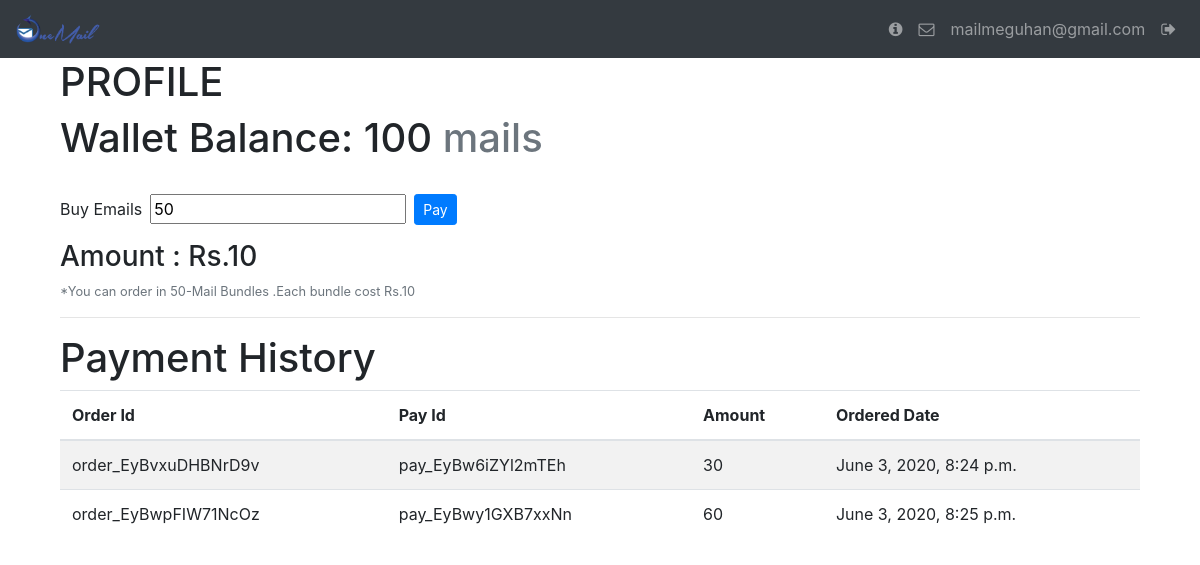
The page /profile (signed in) on the database its author committed.
### pages/models.py (models this page shows, shortened)
class Profile(models.Model):
    user = models.OneToOneField(User, on_delete=models.CASCADE)
    wallet=models.IntegerField(default=100,auto_created=True)
    temp_mail=models.IntegerField(default=0)
    temp_amnt=models.IntegerField(default=0)

class pay_hist(models.Model):
    user =models.CharField(max_length=500)
    order_id=models.CharField(max_length=25)
    pay_id=models.CharField(max_length=25)
    amnt=models.IntegerField(default=0)
    date_ordered=models.DateTimeField(auto_now_add=True)

### pages/views.py (the view, shortened to what this page needs)
# urls.py: path('profile',views.profile,name='profile'),
@login_required(redirect_field_name='login',login_url="/")
def profile(request):
    form_inp=rf()
    hist=ph.objects.filter(user=request.user.username)
    context={"form":form_inp,"hist":hist}
    return render(request,'profile.html',context)

### pages/forms.py
class rf(forms.Form):
    count=forms.IntegerField(
        min_value=50,
        initial=50,
        label="",
        widget=forms.NumberInput(
            attrs={
                "class":"mt-4 mr-2",
                "step":"50",
                "id":"order",
                "placeholder":'50'
            }
        )
    )

### templates/profile.html (shortened to what this page needs)
{% extends 'base.html' %}
{% load static %}
{% block content %}
<div class="container">
<h1>PROFILE</h1>
<h1>Wallet Balance: {{ user.profile.wallet }}<span class="text-secondary "> mails</span> </h1>
<div>
    <form method="POST" class="form-inline">
        <label for="order" class="mt-2 mr-2">Buy Emails</label>
    {{form.as_p}}
    <button class="btn btn-primary btn-sm  mt-2 " type="submit" value="submit">Pay</button>
    </form>
    <h3><span>Amount : </span><span id="cost">Rs.10</span></h3>
    <p class="text-secondary small" >*You can order in 50-Mail Bundles .Each bundle cost Rs.10</p>
</div>
<hr/>
<h1>Payment History</h1>
<table class="table table-striped">
    <thead>
        <th>Order Id</th>
        <th>Pay Id</th>
        <th>Amount</th>
        <th>Ordered Date</th>
    </thead>
    <tbody>
        {% for x in hist %}
        <tr>
            <td>{{x.order_id}}</td>
            <td>{{x.pay_id}}</td>
            <td>{{x.amnt}}</td>
            <td>{{x.date_ordered}}</td>
        </tr>
        {% endfor %}
    </tbody>
</table>
</div>
{% endblock%}

### templates/base.html (shortened to what this page needs)
{% load static %}
<!DOCTYPE html>
<html lang="en">
<head>
    <link rel="stylesheet" href="{% static 'css/bootstrap.min.css' %}">
    <link rel="stylesheet" href="{% static 'css/main.css' %}">
    <link rel="stylesheet" href="{% static 'css/font-awesome.min.css' %}" >
</head>
<body>
    <nav class="navbar navbar-expand-lg navbar-dark bg-dark static-top">
          <a class="navbar-brand" href="#">
            <img src="{% static 'img/logo_full_png.png' %}"  height="32" class="d-inline-block align-top" alt="">
          </a>
          <div class="collapse navbar-collapse" id="navbarResponsive">
            <ul class="navbar-nav ml-auto">
              <li class="nav-item">
                <a class="nav-link" href="{% url 'about' %}"><i class="fa fa-info-circle"></i></a>
              </li>
              {%if  request.user.is_authenticated  %}
              <li>
                <a href="{% url 'create' %}" class="nav-link"><i class="fa fa-envelope-o"></i></a>
              </li>
              <li>
                <a href="{% url 'profile' %}" class="nav-link">{{user.email}}
                  </a>
              </li>
              <li>
                <a href="../accounts/logout" class="nav-link"><i class="fa fa-sign-out"></i></a>
              </li>
              {%else%}
              <li>
                <a href="/" class="nav-link">Login/Signup</a>
              </li>
              {% endif %}
            </ul>
          </div>
      </nav>
    <div class="container">
    {% block content %}
    {% endblock %}
   </div>
</body>
</html>

### rows shown on the page
pay_hist: order_id "order_EyBvxuDHBNrD9v", pay_id "pay_EyBw6iZYl2mTEh", amnt "30", date_ordered "June 3, 2020, 8:24 p.m."
pay_hist: order_id "order_EyBwpFIW71NcOz", pay_id "pay_EyBwy1GXB7xxNn", amnt "60", date_ordered "June 3, 2020, 8:25 p.m."

### other values the page prints
{{ user.email }} "mailmeguhan@gmail.com"
{{ user.profile.wallet }} "100"
